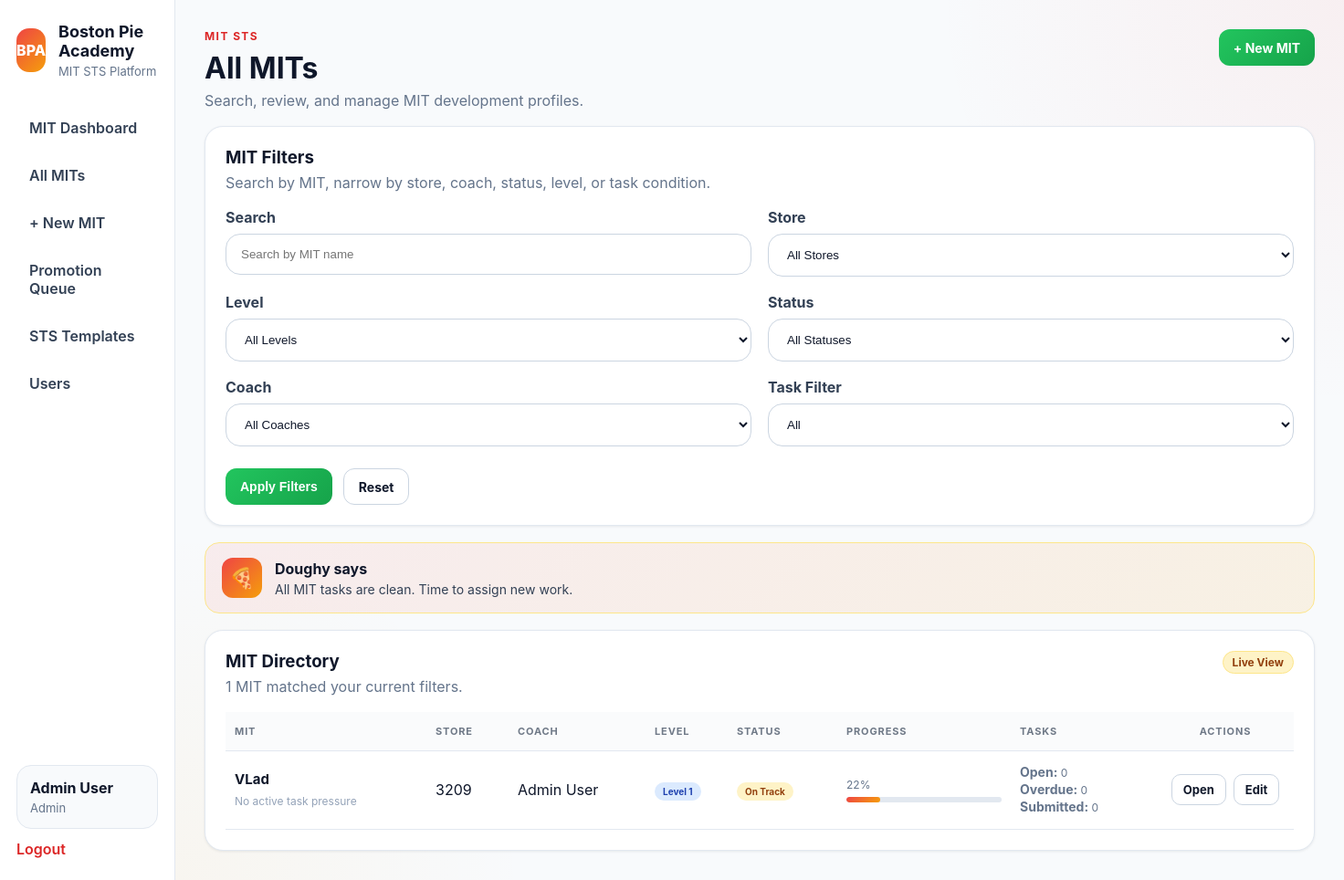
The page /mit-sts/list (signed in) on the database as committed earlier.
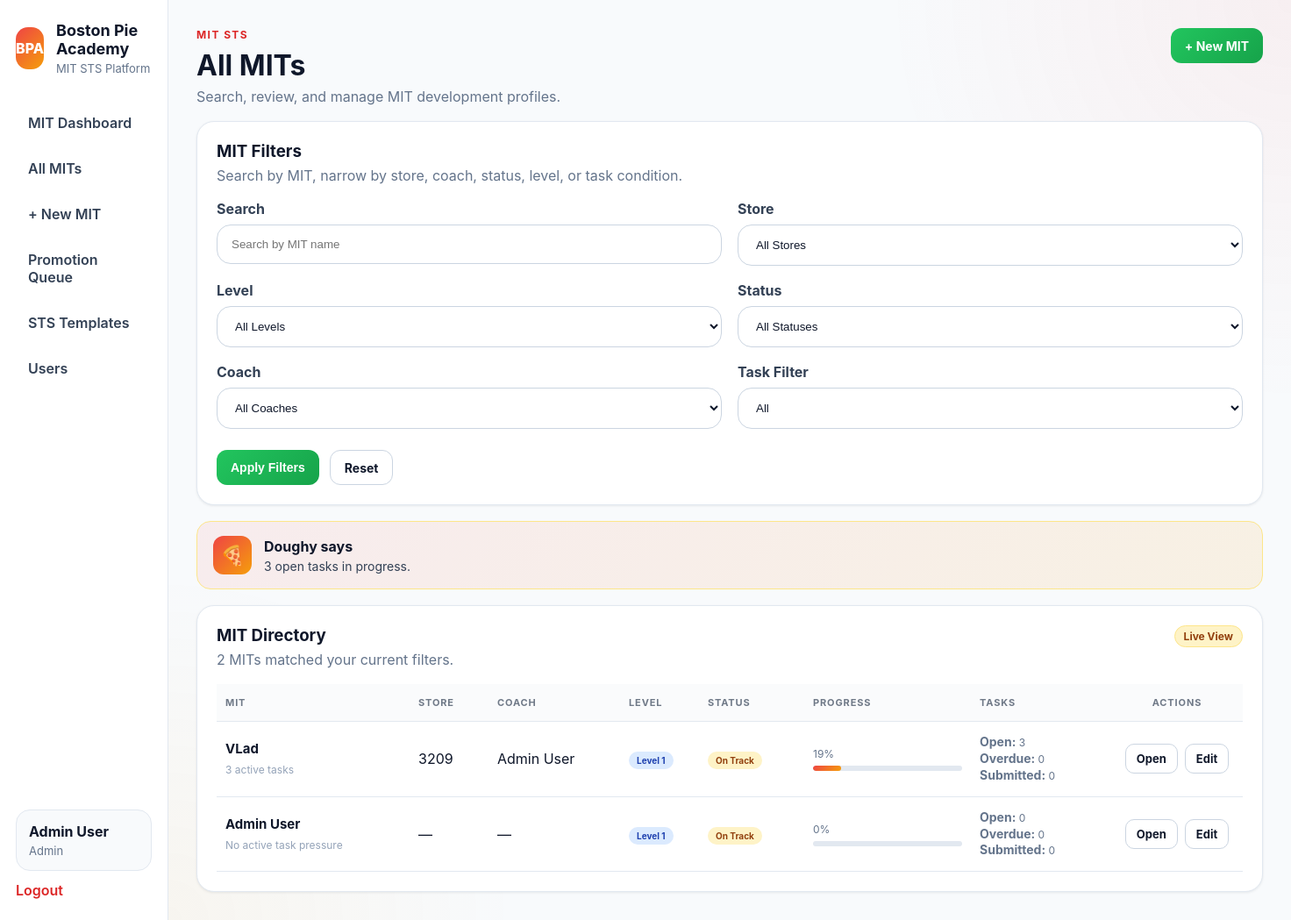
The same page on the database as committed later.
### app/models.py (models this page shows, shortened)
class MITProfile(db.Model):
    __tablename__ = "mit_profiles"
    id = db.Column(db.Integer, primary_key=True)
    user_id = db.Column(db.Integer, db.ForeignKey("users.id"), nullable=False)
    store_number = db.Column(db.String(20), nullable=True)
    coach_user_id = db.Column(db.Integer, db.ForeignKey("users.id"), nullable=True)
    current_level = db.Column(db.Integer, nullable=False, default=1)
    target_level = db.Column(db.String(20), nullable=False, default="2")
    start_date = db.Column(db.Date, nullable=True)
    sts_status = db.Column(db.String(20), nullable=False, default="on_track")
    last_review_date = db.Column(db.Date, nullable=True)
    next_review_date = db.Column(db.Date, nullable=True)
    notes = db.Column(db.Text, nullable=True)
    created_at = db.Column(db.DateTime, default=datetime.utcnow)
    updated_at = db.Column(db.DateTime, default=datetime.utcnow, onupdate=datetime.utcnow)
    progress_items = db.relationship(
        "MITLevelProgress",
        backref="mit_profile",
        cascade="all, delete-orphan",
        lazy=True
    )
    reviews = db.relationship(
        "MITReview",
        backref="mit_profile",
        cascade="all, delete-orphan",
        lazy=True,
        order_by="MITReview.review_date.desc()"
    )
    action_plans = db.relationship(
        "MITActionPlan",
        backref="mit_profile",
        cascade="all, delete-orphan",
        lazy=True
    )
    promotions = db.relationship(
        "MITPromotion",
        backref="mit_profile",
        cascade="all, delete-orphan",
        lazy=True,
        order_by="MITPromotion.effective_date.desc()"
    )
    tasks = db.relationship(
        "MITTask",
        backref="mit_profile",
        cascade="all, delete-orphan",
        lazy=True,
        order_by="MITTask.created_at.desc()"
    )

class User(UserMixin, db.Model):
    __tablename__ = "users"
    id = db.Column(db.Integer, primary_key=True)
    name = db.Column(db.String(120), nullable=False)
    username = db.Column(db.String(80), unique=True, nullable=False)
    password_hash = db.Column(db.String(255), nullable=False)
    role = db.Column(db.String(50), nullable=False, default="tm")
    store_number = db.Column(db.String(20), nullable=True)
    is_active_user = db.Column(db.Boolean, default=True)
    created_at = db.Column(db.DateTime, default=datetime.utcnow)
    progress_records = db.relationship(
        "LessonProgress",
        backref="user",
        cascade="all, delete-orphan",
        lazy=True
    )
    assignments = db.relationship(
        "TrackAssignment",
        foreign_keys="TrackAssignment.user_id",
        backref="user",
        cascade="all, delete-orphan",
        lazy=True
    )
    assigned_tracks_created = db.relationship(
        "TrackAssignment",
        foreign_keys="TrackAssignment.assigned_by_user_id",
        backref="assigned_by_user",
        lazy=True
    )
    quiz_attempts = db.relationship(
        "QuizAttempt",
        backref="user",
        cascade="all, delete-orphan",
        lazy=True
    )
    mit_profiles = db.relationship(
        "MITProfile",
        foreign_keys="MITProfile.user_id",
        backref="mit_user",
        lazy=True
    )
    coached_mits = db.relationship(
        "MITProfile",
        foreign_keys="MITProfile.coach_user_id",
        backref="coach_user",
        lazy=True
    )
    verified_mit_items = db.relationship(
        "MITLevelProgress",
        foreign_keys="MITLevelProgress.verified_by_user_id",
        backref="verified_by_user",
        lazy=True
    )
    mit_reviews_written = db.relationship(
        "MITReview",
        foreign_keys="MITReview.reviewer_user_id",
        backref="reviewer_user",
        lazy=True
    )
    mit_promotions_approved = db.relationship(
        "MITPromotion",
        foreign_keys="MITPromotion.approved_by_user_id",
        backref="approved_by_user",
        lazy=True
    )
    mit_action_items_owned = db.relationship(
        "MITActionPlanItem",
        foreign_keys="MITActionPlanItem.owner_user_id",
        backref="owner_user",
        lazy=True
    )
    mit_tasks_assigned = db.relationship(
        "MITTask",
        foreign_keys="MITTask.assigned_by_user_id",
        backref="assigned_by_user",
        lazy=True
    )
    @property
    def is_active(self):
        return self.is_active_user

### app/mit_sts/routes.py (the view)
@mit_sts_bp.route("/list")
@login_required
def list_mits():
    if not is_coach():
        return redirect(url_for("mit_sts.dashboard"))
    q = request.args.get("q", "").strip()
    store = request.args.get("store", "").strip()
    level = request.args.get("level", "").strip()
    status = request.args.get("status", "").strip()
    coach = request.args.get("coach", "").strip()
    task_filter = request.args.get("task_filter", "").strip()
    query = (
        MITProfile.query
        .join(User, MITProfile.user_id == User.id)
        .filter(User.is_active_user == True)
    )
    if q:
        query = query.filter(User.name.ilike(f"%{q}%"))
    if store:
        query = query.filter(MITProfile.store_number == store)
    if level:
        try:
            query = query.filter(MITProfile.current_level == int(level))
        except ValueError:
            pass
    if status:
        query = query.filter(MITProfile.sts_status == status)
    if coach:
        try:
            query = query.filter(MITProfile.coach_user_id == int(coach))
        except ValueError:
            pass
    mits = query.all()
    progress_map = {}
    task_counts_map = {}
    filtered_mits = []
    total_overdue = 0
    total_open = 0
    total_submitted = 0
    for mit in mits:
        current_level = getattr(mit, "current_level", 1) or 1
        progress_map[mit.id] = calculate_level_progress(mit.id, current_level)
        open_count, overdue_count, submitted_count = get_task_counts(mit.id)
        task_counts_map[mit.id] = {
            "open": open_count,
            "overdue": overdue_count,
            "submitted": submitted_count,
        }
        total_overdue += overdue_count
        total_open += open_count
        total_submitted += submitted_count
        include = True
        if task_filter == "open" and open_count == 0:
            include = False
        elif task_filter == "overdue" and overdue_count == 0:
            include = False
        elif task_filter == "submitted" and submitted_count == 0:
            include = False
        if include:
            filtered_mits.append(mit)
    mits = filtered_mits
    stores = [
        row[0]
        for row in db.session.query(MITProfile.store_number)
        .filter(MITProfile.store_number.isnot(None), MITProfile.store_number != "")
        .distinct()
        .order_by(MITProfile.store_number.asc())
        .all()
    ]
    coaches = User.query.filter(
        User.role.in_(["coach", "admin", "training_director"])
    ).order_by(User.name.asc()).all()
    if total_overdue > 0:
        doughy_message = f"You have {total_overdue} overdue task{'s' if total_overdue != 1 else ''}. Start there first."
    elif total_submitted > 0:
        doughy_message = f"{total_submitted} task{'s' if total_submitted != 1 else ''} waiting for review."
    elif total_open > 0:
        doughy_message = f"{total_open} open task{'s' if total_open != 1 else ''} in progress."
    else:
        doughy_message = "All MIT tasks are clean. Time to assign new work."
    return render_template(
        "mit_sts/mit_list.html",
        mits=mits,
        progress_map=progress_map,
        task_counts_map=task_counts_map,
        stores=stores,
        coaches=coaches,
        q=q,
        selected_store=store,
        selected_level=level,
        selected_status=status,
        selected_coach=coach,
        selected_task_filter=task_filter,
        doughy_message=doughy_message,
        user=current_user,
    )

### app/mit_sts/routes.py (called while the page is built)
def is_coach():
    return current_user.is_authenticated and current_user.role in ["coach", "admin", "training_director"]

def get_task_counts(mit_profile_id):
    tasks = MITTask.query.filter_by(mit_profile_id=mit_profile_id).all()
    today = date.today()
    open_count = 0
    overdue_count = 0
    submitted_count = 0
    for t in tasks:
        if t.status not in ["verified", "cancelled"]:
            open_count += 1
        if t.due_date and t.due_date < today and t.status not in ["verified", "cancelled", "submitted"]:
            overdue_count += 1
        if t.status == "submitted":
            submitted_count += 1
    return open_count, overdue_count, submitted_count

### app/models.py (called while the page is built)
@login_manager.user_loader
def load_user(user_id):
    return User.query.get(int(user_id))

### app/templates/mit_sts/mit_list.html (shortened to what the changed rows need)
{% extends "base.html" %}
{% block content %}
<div class="page-header page-header-tight">
    <div>
        <h2>All MITs</h2>
    </div>
</div>
<div class="doughy-banner" style="margin-bottom:18px;">
    <div class="doughy-left">
        <div>
            <strong>Doughy says</strong>
            <p>{{ doughy_message }}</p>
        </div>
    </div>
</div>
{% if mits %}
<div class="card">
    <div class="card-header" style="display:flex; justify-content:space-between; align-items:flex-start; gap:16px; flex-wrap:wrap;">
        <div>
            <h3>MIT Directory</h3>
            <p>{{ mits|length }} MIT{{ '' if mits|length == 1 else 's' }} matched your current filters.</p>
        </div>
        <div class="badge">
            Live View
        </div>
    </div>
    <div class="table-wrap">
        <table class="data-table level-review-table">
            <thead>
                <tr>
                    <th style="min-width: 220px;">MIT</th>
                    <th style="min-width: 90px;">Store</th>
                    <th style="min-width: 150px;">Coach</th>
                    <th style="min-width: 90px;">Level</th>
                    <th style="min-width: 120px;">Status</th>
                    <th style="min-width: 180px;">Progress</th>
                    <th style="min-width: 160px;">Tasks</th>
                    <th style="min-width: 150px; text-align:center;">Actions</th>
                </tr>
            </thead>
            <tbody>
                {% for mit in mits %}
                {% set progress = progress_map.get(mit.id, 0) %}
                {% set counts = task_counts_map.get(mit.id, {"open": 0, "overdue": 0, "submitted": 0}) %}
                <tr class="level-review-row {% if counts.overdue > 0 %}mit-row-overdue{% endif %}">
                    <td>
                        <div class="review-item-cell">
                            {% if mit.mit_user %}
                                <a href="{{ url_for('mit_sts.view_mit', mit_id=mit.id) }}" class="review-item-title" style="text-decoration:none;">
                                    {{ mit.mit_user.name }}
                                </a>
                            {% else %}
                                <a href="{{ url_for('mit_sts.view_mit', mit_id=mit.id) }}" class="review-item-title" style="text-decoration:none;">
                                    MIT #{{ mit.id }}
                                </a>
                            {% endif %}
                            <div class="review-item-description">
                                {% if counts.overdue > 0 %}
                                    {{ counts.overdue }} overdue task{{ '' if counts.overdue == 1 else 's' }}
                                {% elif counts.submitted > 0 %}
                                    {{ counts.submitted }} submitted task{{ '' if counts.submitted == 1 else 's' }}
                                {% elif counts.open > 0 %}
                                    {{ counts.open }} active task{{ '' if counts.open == 1 else 's' }}
                                {% else %}
                                    No active task pressure
                                {% endif %}
                            </div>
                        </div>
                    </td>
                    <td>{{ mit.store_number or "—" }}</td>
                    <td>{{ mit.coach_user.name if mit.coach_user else "—" }}</td>
                    <td>
                        <span class="pill pill-info review-pill">Level {{ mit.current_level }}</span>
                    </td>
                    <td>
                        {% if mit.sts_status == "ready" %}
                            <span class="pill pill-success review-pill">Ready</span>
                        {% elif mit.sts_status == "blocked" %}
                            <span class="pill pill-danger review-pill">Blocked</span>
                        {% elif mit.sts_status == "promoted" %}
                            <span class="pill pill-info review-pill">Promoted</span>
                        {% elif mit.sts_status == "inactive" %}
                            <span class="pill pill-muted review-pill">Inactive</span>
                        {% else %}
                            <span class="pill pill-warning review-pill">{{ mit.sts_status.replace('_', ' ').title() if mit.sts_status else '—' }}</span>
                        {% endif %}
                    </td>
                    <td>
                        <div style="display:flex; flex-direction:column; gap:6px; min-width:170px;">
                            <div style="font-size:12px; color:#64748b;">{{ progress }}%</div>
                            <div class="progress-bar" style="margin-top:0;">
                                <div class="progress-fill" style="width: {{ progress }}%;"></div>
                            </div>
                        </div>
                    </td>
                    <td>
                        <div class="review-task-cell">
                            <div class="review-task-title" style="white-space:normal; max-width:none;">
                                <strong>Open:</strong> {{ counts.open }}<br>
                                <strong>Overdue:</strong> {{ counts.overdue }}<br>
                                <strong>Submitted:</strong> {{ counts.submitted }}
                            </div>
                        </div>
                    </td>
                    <td style="text-align:center;">
                        <div class="review-actions">
                            <a href="{{ url_for('mit_sts.view_mit', mit_id=mit.id) }}" class="btn btn-secondary btn-sm review-btn-secondary">Open</a>
                            <a href="{{ url_for('mit_sts.edit_mit', mit_id=mit.id) }}" class="btn btn-secondary btn-sm review-btn-secondary">Edit</a>
                        </div>
                    </td>
                </tr>
                {% endfor %}
            </tbody>
        </table>
    </div>
</div>
{% endif %}
{% endblock %}

Rows that differ between the two databases and show on the page:
shown differently, row unchanged: MITProfile "VLad": open (not shown) → "3"; open (not shown) → "s"; progress "22" → "19"; {{ progress }} 22 → 19 (drawn); open "0" → "3"; text "No active task pressure" → "active task"
added MITProfile: mit_user.name "Admin User", shows "No active task pressure", store_number "—", coach_user "—", current_level "1", sts_status.replace "On Track", progress "0", open "0", overdue "0", submitted "0"
Other text that changed with them:
{{ doughy_message }}: "All MIT tasks are clean. Time to assign new work." → "3 open tasks in progress."
{{ mits|length }}: "1" → "2"
{{ '' if mits|length == 1 else 's' }}: (not shown) → "s"
